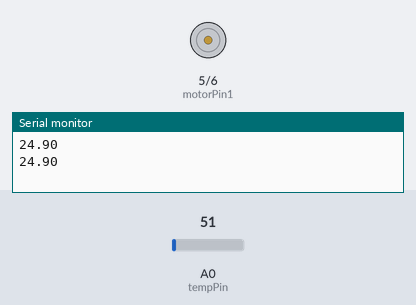
Simulated run of this sketch. Board: Arduino Uno, built with avr-gcc and run on an emulated ATmega328P. On the bench: motor-driver pin pairs drawn as motors (green arrow = first pin HIGH = forward, orange = second pin HIGH = backward, longer = more drive), the last lines printed to the serial monitor. The test bench sets the inputs (shaded band); at power-on: A0 (tempPin) = 51.

Above: at 1.8 s.
1.9 s: A0 (tempPin) set to 58
At 4.0 s:
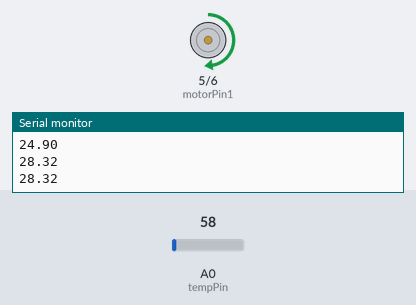
4.5 s: A0 (tempPin) set to 71
At 6.3 s:
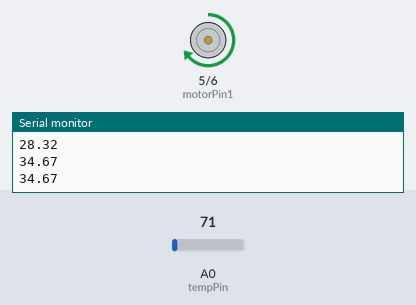
Timing chart, 0 to 7.8 s (numbered marks = the images above; inputs shaded):
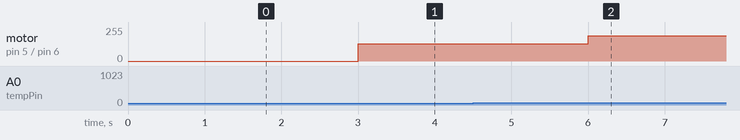

Measured:
- the behaviour switches between 57 and 58 on A0 (tempPin) (found by bisection; images 0 and 1)
- after the input at 1.9 s, motor on pin 5 (motorPin1) / pin 6 (motorPin2): stopped → forward 128/255 after 1.1 s
- after the input at 4.5 s, motor on pin 5 (motorPin1) / pin 6 (motorPin2): forward 128/255 → forward 191/255 after 1.5 s

The sketch:

motor-temperature.ino
```cpp
float temp;
int tempPin = A0; //arduino pin used for temperature sensor
int tempMin = 28;
int tempMax = 40;
const int motorPin1  = 5;  // Pin 14 of L293
const int motorPin2  = 6;  // Pin 10 of L293

// int fan = 6; // the pin where fan is connected

int fanSpeed = 0;

void setup()
{
  pinMode(tempPin, INPUT);
  pinMode(motorPin1, OUTPUT);
  pinMode(motorPin2, OUTPUT);
  Serial.begin(9600);
}

void loop()
{
  temp = analogRead(tempPin);
  temp = (temp * 5.0 * 100.0) / 1024.0; //calculate the temperature in Celsius
  Serial.println(temp);
  delay(1000); // delay in between reads for stability

  if(temp < tempMin)
  {
    // if temp is lower than minimum temp
    fanSpeed = 0; // fan is not spinning
    digitalWrite(motorPin1, LOW);
  }

  if((temp >= tempMin) && (temp <= tempMax)) //if temperature is higher than the minimum range
  {
    fanSpeed = map(temp, tempMin, tempMax, 128, 255); // the actual speed of fan
    analogWrite(motorPin1, fanSpeed); // spin the fan at the fanSpeed speed
  }
}
```
